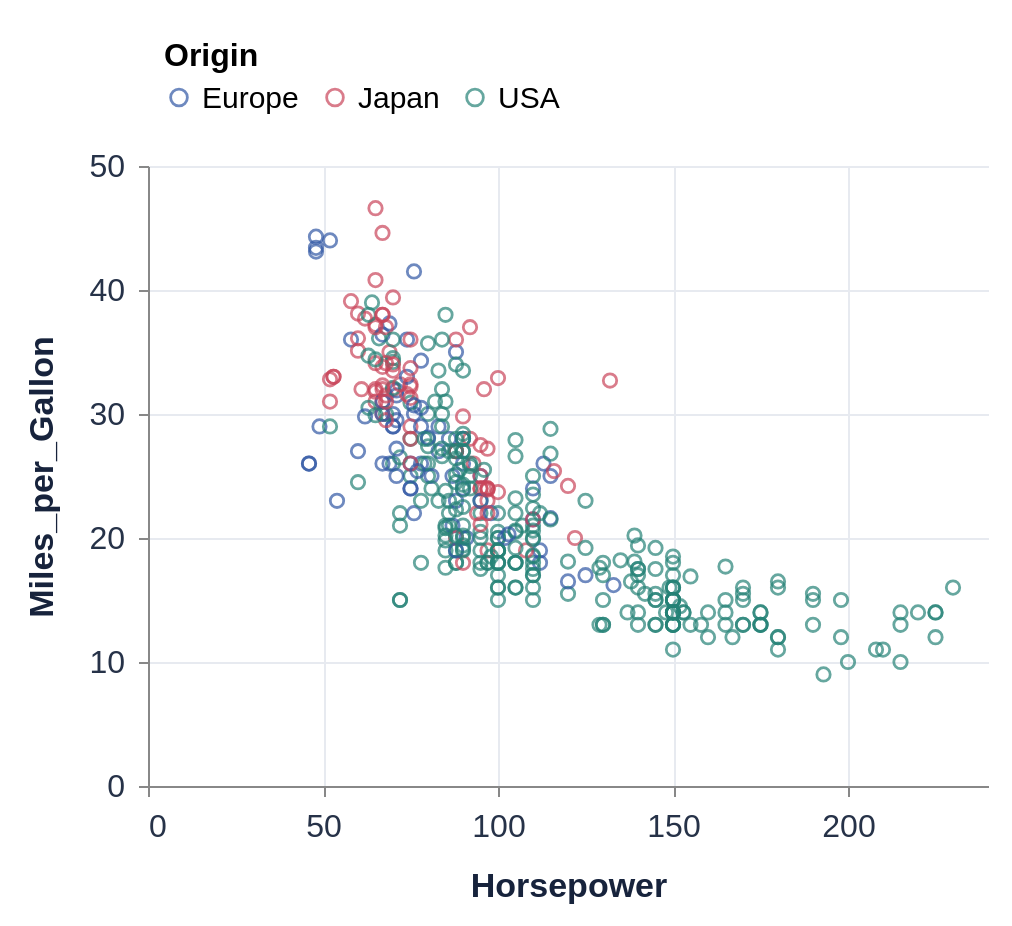

Specify this chart in Vega-Lite:
### Vega-Lite specification from a JSON file in a GitHub repository (floating-point values rounded to 4 significant figures; data arrays with more than 128 entries replaced by an {"elided": "..."} marker saying what was removed)
{"$schema": "https://vega.github.io/schema/vega-lite/v6.json", "data": {"values": {"elided": "406 records"}}, "mark": "point", "encoding": {"x": {"field": "Horsepower", "type": "quantitative"}, "y": {"field": "Miles_per_Gallon", "type": "quantitative"}, "color": {"field": "Origin", "type": "nominal"}}, "width": 420, "height": 310, "padding": 12, "background": "#ffffff", "config": {"font": "Arial", "view": {"stroke": null}, "axis": {"labelFontSize": 16, "titleFontSize": 17, "titlePadding": 14, "labelPadding": 7, "gridColor": "#e7eaf0", "tickCount": 5, "labelColor": "#263248", "titleColor": "#17233c"}, "legend": {"orient": "top", "labelFontSize": 15, "titleFontSize": 16, "padding": 8, "symbolSize": 70}, "mark": {"color": "#3157a4"}, "point": {"size": 45, "strokeWidth": 1.4}, "circle": {"size": 38}, "line": {"strokeWidth": 2.5}, "range": {"category": ["#3157a4", "#c9455a", "#258276"]}}}
